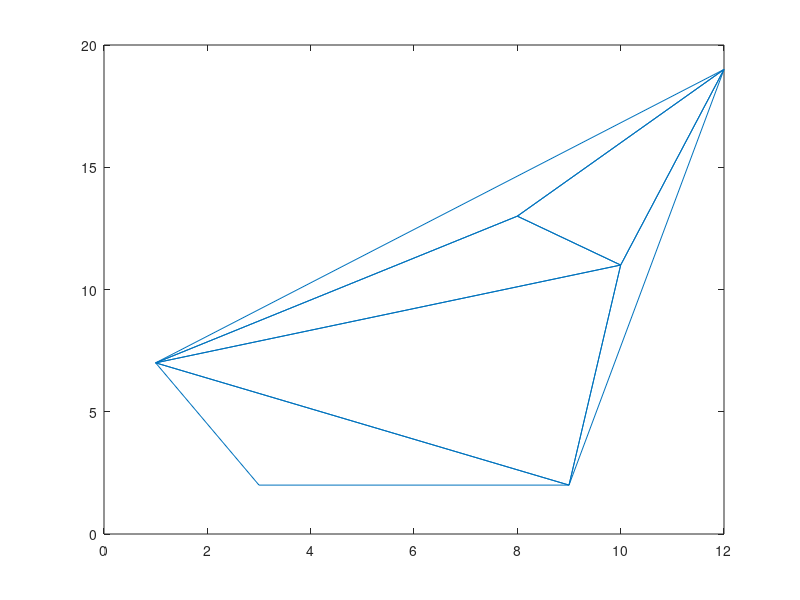

This chart was generated by the following MATLAB code: (Note: this script raises an error after producing the figure.)
%%%%%%%%%%%%%%%%%%%%%%%%%%%%%%%%%%%%%%%%%%%%%%%%
%  Algoritmo de Groth
%  Autores: Alexander Gomez - German Diez
%
%
%%%%%%%%%%%%%%%%%%%%%%%%%%%%%%%%%%%%%%%%%%%%%%%%

%clear all, close all, clc


%% Puntos de entrada

A=[1,7;9,2;3,2;10,11;8,13;12,19;3,2];
epsilon=2;%parametro de tolerancia para incertidumbre en medidas

% Escalamiento


%% Calculo de triangulos

% Delaunay triangulation

tri = delaunay(A(:,1),A(:,2));

triplot(tri,A(:,1),A(:,2))

% Filtro de triangulos 


%% Calculo de descriptores
[r1,r2,r3,R,C,F,tr,tc,M,orientacion] = grothDescriptors(A,tri,epsilon);

%% Matching



